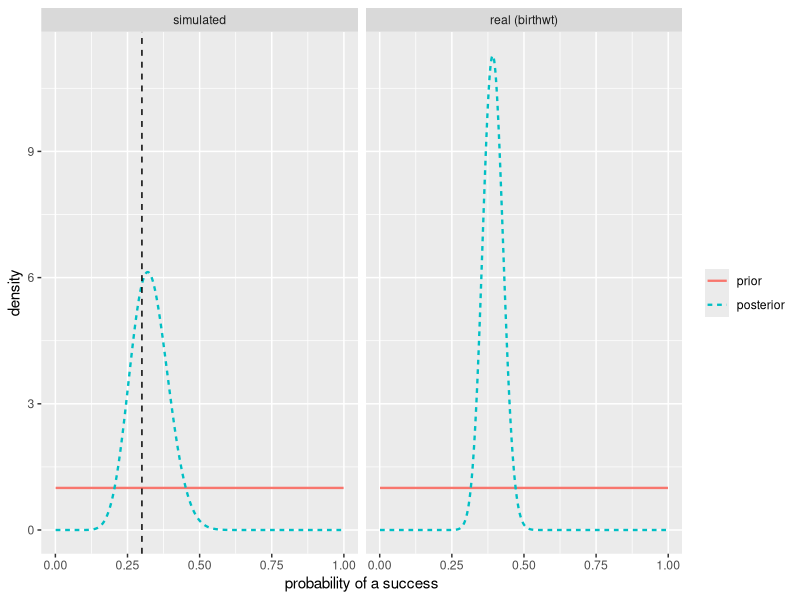

The R source for this figure:
## ---- chunk 1
#| label: prior-posterior-setup
#| code-fold: false
prior_a <- 1
prior_b <- 1

set.seed(1)
sim_truth <- 0.3
sim_y <- stats::rbinom(50, size = 1, prob = sim_truth)
smoke_y <- MASS::birthwt$smoke

beta_posterior <- function(y, a = prior_a, b = prior_b) {
  c(a = a + sum(y), b = b + length(y) - sum(y))
}

post_params <- rbind(
  simulated = beta_posterior(sim_y),
  `real (birthwt)` = beta_posterior(smoke_y)
)
post_summary <- data.frame(
  n = c(length(sim_y), length(smoke_y)),
  successes = c(sum(sim_y), sum(smoke_y)),
  post_a = post_params[, "a"],
  post_b = post_params[, "b"],
  mean = post_params[, "a"] / rowSums(post_params),
  lower = stats::qbeta(0.025, post_params[, "a"], post_params[, "b"]),
  upper = stats::qbeta(0.975, post_params[, "a"], post_params[, "b"])
)
post_summary
## ---- chunk 2
#| label: prior-posterior-plot
#| fig-alt: !expr paste0(
#|   "Two side-by-side panels of densities for the probability of a success, ",
#|   "each on the interval from 0 to 1. ",
#|   "In both panels the uniform prior is a flat line at height 1, ",
#|   "and the posterior is a hump. ",
#|   "In the left panel (simulated data, ", length(sim_y), " observations), ",
#|   "a dashed vertical line at the true value ", sim_truth,
#|   " passes through the posterior hump, which is centred near ",
#|   round(post_summary["simulated", "mean"], 2), ". ",
#|   "In the right panel (real birthwt data, ", length(smoke_y), " births), ",
#|   "the posterior hump is narrower, centred near ",
#|   round(post_summary["real (birthwt)", "mean"], 2),
#|   ", and no true value is marked."
#|   )
prob_grid <- seq(0.001, 0.999, length.out = 500)
density_curves <- do.call(
  rbind,
  lapply(rownames(post_params), \(data_set) {
    rbind(
      data.frame(
        data_set = data_set,
        prob = prob_grid,
        distribution = "prior",
        density = stats::dbeta(prob_grid, prior_a, prior_b)
      ),
      data.frame(
        data_set = data_set,
        prob = prob_grid,
        distribution = "posterior",
        density = stats::dbeta(
          prob_grid,
          post_params[data_set, "a"],
          post_params[data_set, "b"]
        )
      )
    )
  })
)
density_curves$data_set <- factor(
  density_curves$data_set,
  levels = rownames(post_params)
)
density_curves$distribution <- factor(
  density_curves$distribution,
  levels = c("prior", "posterior")
)

ggplot2::ggplot(
  density_curves,
  ggplot2::aes(prob, density, colour = distribution, linetype = distribution)
) +
  ggplot2::geom_line(linewidth = 0.8) +
  ggplot2::geom_vline(
    data = data.frame(
      data_set = factor("simulated", levels = rownames(post_params)),
      truth = sim_truth
    ),
    ggplot2::aes(xintercept = truth),
    linetype = "dashed"
  ) +
  ggplot2::facet_wrap(~data_set) +
  ggplot2::labs(
    x = "probability of a success",
    y = "density",
    colour = NULL,
    linetype = NULL
  )
